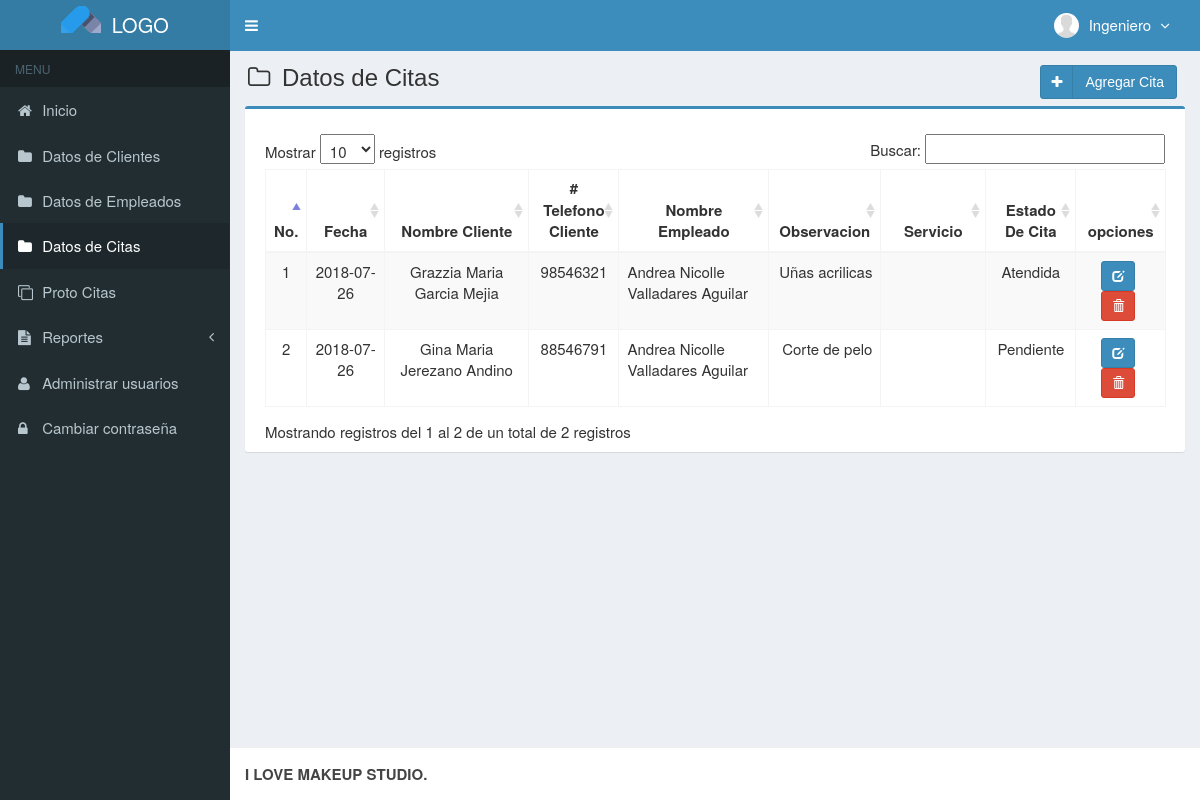
Screenshot of /main.php?module=mod_citas (signed in) with the database file from the repository.
### tables this page shows
CREATE TABLE `usuarios` (
  `id_user` int(3) NOT NULL,
  `username` varchar(50) NOT NULL,
  `name_user` varchar(50) NOT NULL,
  `password` varchar(50) NOT NULL,
  `email` varchar(50) DEFAULT NULL,
  `telefono` varchar(13) DEFAULT NULL,
  `foto` varchar(100) DEFAULT NULL,
  `permisos_acceso` enum('Super Admin','Gerente','Empleado') NOT NULL,
  `status` enum('activo','bloqueado') NOT NULL DEFAULT 'activo',
  `created_at` timestamp NOT NULL DEFAULT CURRENT_TIMESTAMP,
  `updated_at` timestamp NOT NULL DEFAULT CURRENT_TIMESTAMP ON UPDATE CURRENT_TIMESTAMP
);

CREATE TABLE `citas` (
  `codigo_cita` varchar(15) NOT NULL,
  `fecha` date NOT NULL,
  `observacion` varchar(150) NOT NULL,
  `codigo_cliente` varchar(7) NOT NULL,
  `codigo_empleado` varchar(7) NOT NULL,
  `created_user` int(3) NOT NULL,
  `created_date` timestamp NOT NULL DEFAULT CURRENT_TIMESTAMP ON UPDATE CURRENT_TIMESTAMP,
  `estado_cita` enum('Pendiente','Atendida') NOT NULL,
  `servicio` varchar(100) NOT NULL,
  `hora` time NOT NULL
);

CREATE TABLE `clientes` (
  `codigo_cliente` varchar(7) NOT NULL,
  `primerNombre` varchar(50) NOT NULL,
  `segundoNombre` varchar(50) NOT NULL,
  `primerApellido` varchar(50) NOT NULL,
  `segundoApellido` varchar(50) NOT NULL,
  `telefono` int(8) NOT NULL,
  `created_user` int(3) NOT NULL,
  `created_date` timestamp NOT NULL DEFAULT CURRENT_TIMESTAMP,
  `updated_user` int(3) NOT NULL,
  `updated_date` timestamp NOT NULL DEFAULT CURRENT_TIMESTAMP ON UPDATE CURRENT_TIMESTAMP
);

CREATE TABLE `empleados` (
  `codigo_empleado` varchar(7) NOT NULL,
  `primerNombre_e` varchar(50) NOT NULL,
  `segundoNombre_e` varchar(50) NOT NULL,
  `primerApellido_e` varchar(50) NOT NULL,
  `segundoApellido_e` varchar(50) NOT NULL,
  `telefono_e` int(8) NOT NULL,
  `identidad` int(15) NOT NULL,
  `email` varchar(50) NOT NULL,
  `created_user` int(3) NOT NULL,
  `created_date` timestamp NOT NULL DEFAULT CURRENT_TIMESTAMP,
  `updated_user` int(3) NOT NULL,
  `updated_date` timestamp NOT NULL DEFAULT CURRENT_TIMESTAMP ON UPDATE CURRENT_TIMESTAMP
);

### modulos/mod_citas/view.php (the view, shortened to what this page needs)
<section class="content-header">
  <h1>
    <i class="fa fa-folder-o icon-title"></i> Datos de Citas
    <a class="btn btn-primary btn-social pull-right" href="?module=form_mod_citas&form=add" title="agregar" data-toggle="tooltip">
      <i class="fa fa-plus"></i> Agregar Cita
    </a>
  </h1>
</section>
<section class="content">
  <div class="row">
    <div class="col-md-12">
      <div class="box box-primary">
        <div class="box-body">
          <table id="dataTables1" class="table table-bordered table-striped table-hover">
            <thead>
              <tr>
                <th class="center">No.</th>
                <th class="center">Fecha</th>
                <th class="center">Nombre Cliente</th>
                <th class="center"># Telefono Cliente</th>
                <th class="center">Nombre Empleado</th>
				        <th class="center">Observacion</th>
                <th class="center">Servicio</th>
                <th class="center">Estado De Cita</th>
                <th class="center">opciones</th>
              </tr>
            </thead>
            <tbody>
            <?php
            $no = 1;
            $query = mysqli_query($mysqli, "SELECT a.estado_cita, a.codigo_cita,a.fecha,a.codigo_cliente,a.observacion,a.servicio,b.codigo_cliente,b.primerNombre,b.segundoNombre,b.primerApellido,
                                            b.segundoApellido,b.telefono ,c.codigo_empleado,c.primerNombre_e,c.segundoNombre_e,c.primerApellido_e,c.segundoApellido_e
                                            FROM clientes as b INNER JOIN citas as a ON b.codigo_cliente=a.codigo_cliente
                                            INNER JOIN empleados as c ON a.codigo_empleado=c.codigo_empleado ORDER BY codigo_cita DESC")
                                            or die('error '.mysqli_error($mysqli));
            while ($data = mysqli_fetch_assoc($query)) {
              $fecha         = $data['fecha'];
              echo "<tr>
                      <td width='15' class='center'>$no</td>
                      <td width='80' class='center'>$fecha</td>
                      <td width='200' class='center'>$data[primerNombre] $data[segundoNombre] $data[primerApellido] $data[segundoApellido]</td>
                      <td width='80' class='center'>$data[telefono]</td>
                      <td width='200'>$data[primerNombre_e] $data[segundoNombre_e] $data[primerApellido_e] $data[segundoApellido_e]</td>
                      <td width='100' align='right'>$data[observacion]</td>
                      <td width='120' class='center'>$data[servicio]</td>
                      <td width='80' class='center'>$data[estado_cita]</td>
                      <td class='center' width='80'>
                        <div>
                          <a data-toggle='tooltip' data-placement='top' title='modificar' style='margin-right:5px' class='btn btn-primary btn-sm' href='?module=form_mod_citas&form=edit&id=$data[codigo_cita]'>
                              <i style='color:#fff' class='glyphicon glyphicon-edit'></i>
                          </a>";
            ?>
                          <a data-toggle="tooltip" data-placement="top" title="Eliminar" style="margin-right:5px" class="btn btn-danger btn-sm" href="modulos/mod_citas/proses.php?act=delete&id=<?php echo $data['codigo_cita'];?>" onclick="return confirm('Esta seguro de eliminar la Cita <?php echo $data['estado_cita']; ?> ?');">
                              <i style="color:#fff" class="glyphicon glyphicon-trash"></i>
                          </a>
            <?php
              echo "    </div>
                      </td>
                    </tr>";
              $no++;
            }
            ?>
            </tbody>
          </table>
        </div>
      </div>
    </div>
  </div>
</section><!-- /.content

### top-menu.php (shortened to what this page needs)
<?php
require_once "config/database.php";
$query = mysqli_query($mysqli, "SELECT id_user, name_user, foto, permisos_acceso FROM usuarios WHERE id_user='$_SESSION[id_user]'")
                                or die('error: '.mysqli_error($mysqli));
$data = mysqli_fetch_assoc($query);
?>
<li class="dropdown user user-menu">
  <a href="#" class="dropdown-toggle" data-toggle="dropdown">
  <?php
  if ($data['foto']=="") { ?>
    <img src="images/user/user-default.png" class="user-image" alt="User Image"/>
  <?php
  }
  else { ?>
    <img src="images/user/<?php echo $data['foto']; ?>" class="user-image" alt="User Image"/>
  <?php
  }
  ?>
    <span class="hidden-xs"><?php echo $data['name_user']; ?> <i style="margin-left:5px" class="fa fa-angle-down"></i></span>
  </a>
</li>

### assets/css/style.css (style rules this page uses)
.btn-social *:first-child { border-right: 1px solid rgba(0, 0, 0, 0.1); bottom: 0; font-size: 1em !important; left: 0; line-height: 32px !important; position: absolute; text-align: center; top: 0; width: 32px !important; }
.content-header { padding: 15px 18px 0; position: relative; }
.center { text-align:center; }
.icon-title { margin-right: 5px; }
body { background-color: #fff; color: #333; font-size: 15px; line-height: 1.42857; }

### rows the page displays
usuarios: foto (placeholder picture), name_user "Ingeniero"
citas: fecha "2018-07-26", codigo_cliente.primerNombre "Grazzia", codigo_cliente.segundoNombre "Maria", codigo_cliente.primerApellido "Garcia", codigo_cliente.segundoApellido "Mejia", codigo_cliente.telefono "98546321", codigo_empleado.primerNombre_e "Andrea", codigo_empleado.segundoNombre_e "Nicolle", codigo_empleado.primerApellido_e "Valladares", codigo_empleado.segundoApellido_e "Aguilar", observacion "Uñas acrilicas", estado_cita "Atendida"
citas: fecha "2018-07-26", codigo_cliente.primerNombre "Gina", codigo_cliente.segundoNombre "Maria", codigo_cliente.primerApellido "Jerezano", codigo_cliente.segundoApellido "Andino", codigo_cliente.telefono "88546791", codigo_empleado.primerNombre_e "Andrea", codigo_empleado.segundoNombre_e "Nicolle", codigo_empleado.primerApellido_e "Valladares", codigo_empleado.segundoApellido_e "Aguilar", observacion "Corte de pelo", estado_cita "Pendiente"
